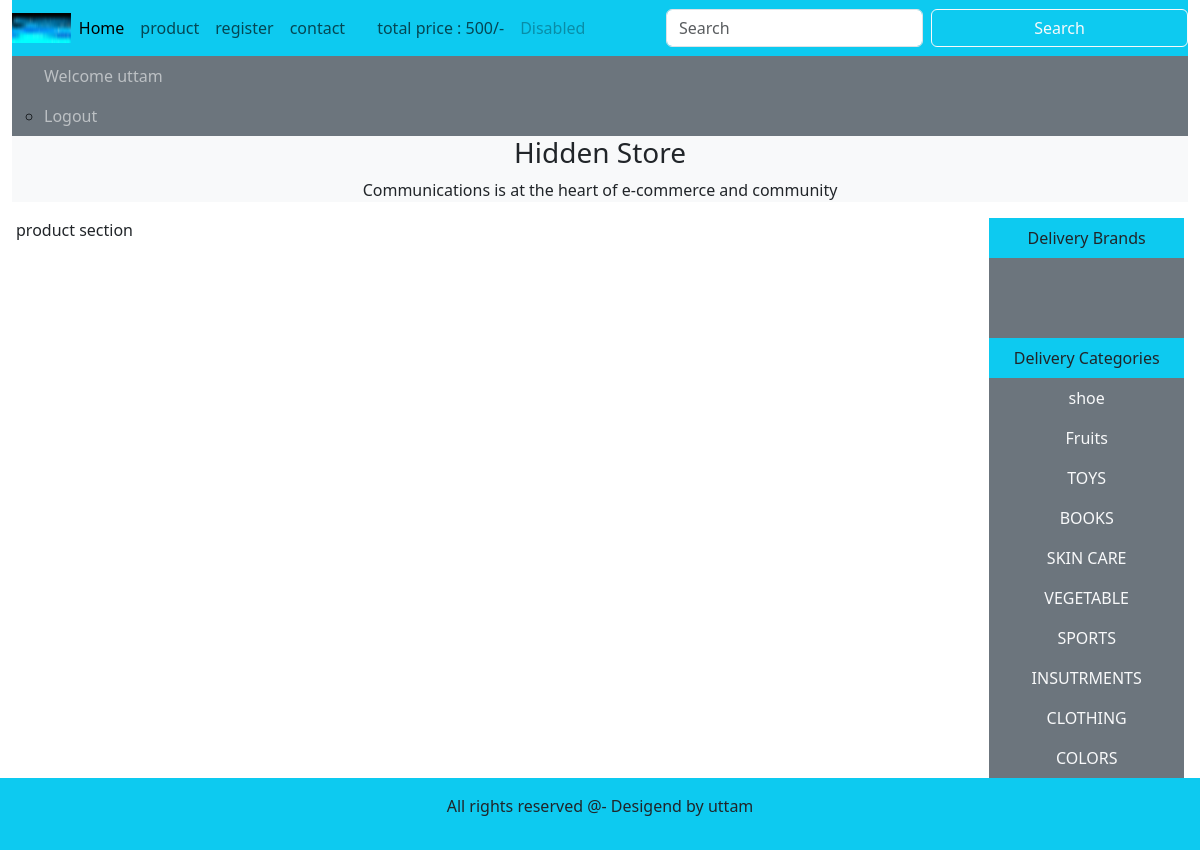
The page /index.php (signed in) on the database its author committed.
### tables this page shows
CREATE TABLE `categories` (
  `category_id` int(11) NOT NULL,
  `category_title` varchar(100) NOT NULL
);

### Admin_area/functions/common_function.php (the view, shortened to what this page needs)
<?php
include($_SERVER["DOCUMENT_ROOT"]."/Ecommerce/Admin_area/includes/connect.php");
function getbrands(){
     global $conn;
    $select_brands="Select * from `brands`";
$result_brands=mysqli_query($conn,$select_brands);
while($row_data=mysqli_fetch_assoc($result_brands)){
$brand_id= $row_data['brand_id'];
$brand_title=$row_data['brand_title'];
echo "<li class='nav-item'>
<a href='index.php?brands=$brand_id' class='nav-link text-light'>$brand_title</a>
</li>";
}
}
function getcategories(){
     global $conn;
     $select_categories="Select * from `categories`";
$result_categories=mysqli_query($conn,$select_categories);
while($row_data=mysqli_fetch_assoc($result_categories)){
$category_id= $row_data['category_id'];
$category_title=$row_data['category_title'];
echo "<li class='nav-item'>
<a href='index.php?category=$category_id' class='nav-link text-light'>$category_title</a>
</li>";
}
}
function total_cart_price(){
$total_price=500;
    echo $total_price;
}
?>

### style/style.css (style rules this page uses)
* { margin:0; padding:0; box-sizing:border-box; }

### rows shown on the page
categories: category_title "shoe"
categories: category_title "Fruits"
categories: category_title "TOYS"
categories: category_title "BOOKS"
categories: category_title "SKIN CARE"
categories: category_title "VEGETABLE"
categories: category_title "SPORTS"
categories: category_title "INSUTRMENTS"
categories: category_title "CLOTHING"
categories: category_title "COLORS"

### other values the page prints
$total_price "500"
$_SESSION['username'] "uttam"
